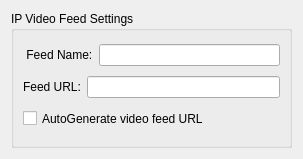
<?xml version="1.0" encoding="UTF-8"?>
<ui version="4.0">
 <class>IpVideoFeedSettingsWidget</class>
 <widget class="QWidget" name="IpVideoFeedSettingsWidget">
  <property name="geometry">
   <rect>
    <x>0</x>
    <y>0</y>
    <width>303</width>
    <height>159</height>
   </rect>
  </property>
  <property name="sizePolicy">
   <sizepolicy hsizetype="Minimum" vsizetype="Minimum">
    <horstretch>0</horstretch>
    <verstretch>0</verstretch>
   </sizepolicy>
  </property>
  <property name="minimumSize">
   <size>
    <width>303</width>
    <height>159</height>
   </size>
  </property>
  <property name="windowTitle">
   <string>Form</string>
  </property>
  <layout class="QGridLayout" name="gridLayout">
   <item row="0" column="0">
    <widget class="QGroupBox" name="groupBox">
     <property name="sizePolicy">
      <sizepolicy hsizetype="Minimum" vsizetype="Minimum">
       <horstretch>0</horstretch>
       <verstretch>0</verstretch>
      </sizepolicy>
     </property>
     <property name="minimumSize">
      <size>
       <width>254</width>
       <height>103</height>
      </size>
     </property>
     <property name="title">
      <string>IP Video Feed Settings</string>
     </property>
     <layout class="QHBoxLayout" name="horizontalLayout_3">
      <item>
       <layout class="QVBoxLayout" name="verticalLayout">
        <item>
         <layout class="QHBoxLayout" name="horizontalLayout">
          <item>
           <widget class="QLabel" name="label">
            <property name="sizePolicy">
             <sizepolicy hsizetype="Preferred" vsizetype="Fixed">
              <horstretch>0</horstretch>
              <verstretch>0</verstretch>
             </sizepolicy>
            </property>
            <property name="minimumSize">
             <size>
              <width>50</width>
              <height>13</height>
             </size>
            </property>
            <property name="text">
             <string> Feed Name:</string>
            </property>
           </widget>
          </item>
          <item>
           <widget class="QLineEdit" name="lineEdit">
            <property name="sizePolicy">
             <sizepolicy hsizetype="Expanding" vsizetype="Fixed">
              <horstretch>0</horstretch>
              <verstretch>0</verstretch>
             </sizepolicy>
            </property>
            <property name="minimumSize">
             <size>
              <width>0</width>
              <height>21</height>
             </size>
            </property>
            <property name="baseSize">
             <size>
              <width>0</width>
              <height>21</height>
             </size>
            </property>
           </widget>
          </item>
         </layout>
        </item>
        <item>
         <layout class="QHBoxLayout" name="horizontalLayout_2">
          <item>
           <widget class="QLabel" name="label_2">
            <property name="sizePolicy">
             <sizepolicy hsizetype="Preferred" vsizetype="Fixed">
              <horstretch>0</horstretch>
              <verstretch>0</verstretch>
             </sizepolicy>
            </property>
            <property name="minimumSize">
             <size>
              <width>50</width>
              <height>13</height>
             </size>
            </property>
            <property name="text">
             <string>Feed URL:</string>
            </property>
           </widget>
          </item>
          <item>
           <widget class="QLineEdit" name="lineEdit_2">
            <property name="minimumSize">
             <size>
              <width>0</width>
              <height>21</height>
             </size>
            </property>
           </widget>
          </item>
         </layout>
        </item>
        <item>
         <widget class="QCheckBox" name="checkBox">
          <property name="minimumSize">
           <size>
            <width>425</width>
            <height>21</height>
           </size>
          </property>
          <property name="text">
           <string>AutoGenerate video feed URL</string>
          </property>
         </widget>
        </item>
       </layout>
      </item>
     </layout>
    </widget>
   </item>
  </layout>
 </widget>
 <resources/>
 <connections/>
</ui>
